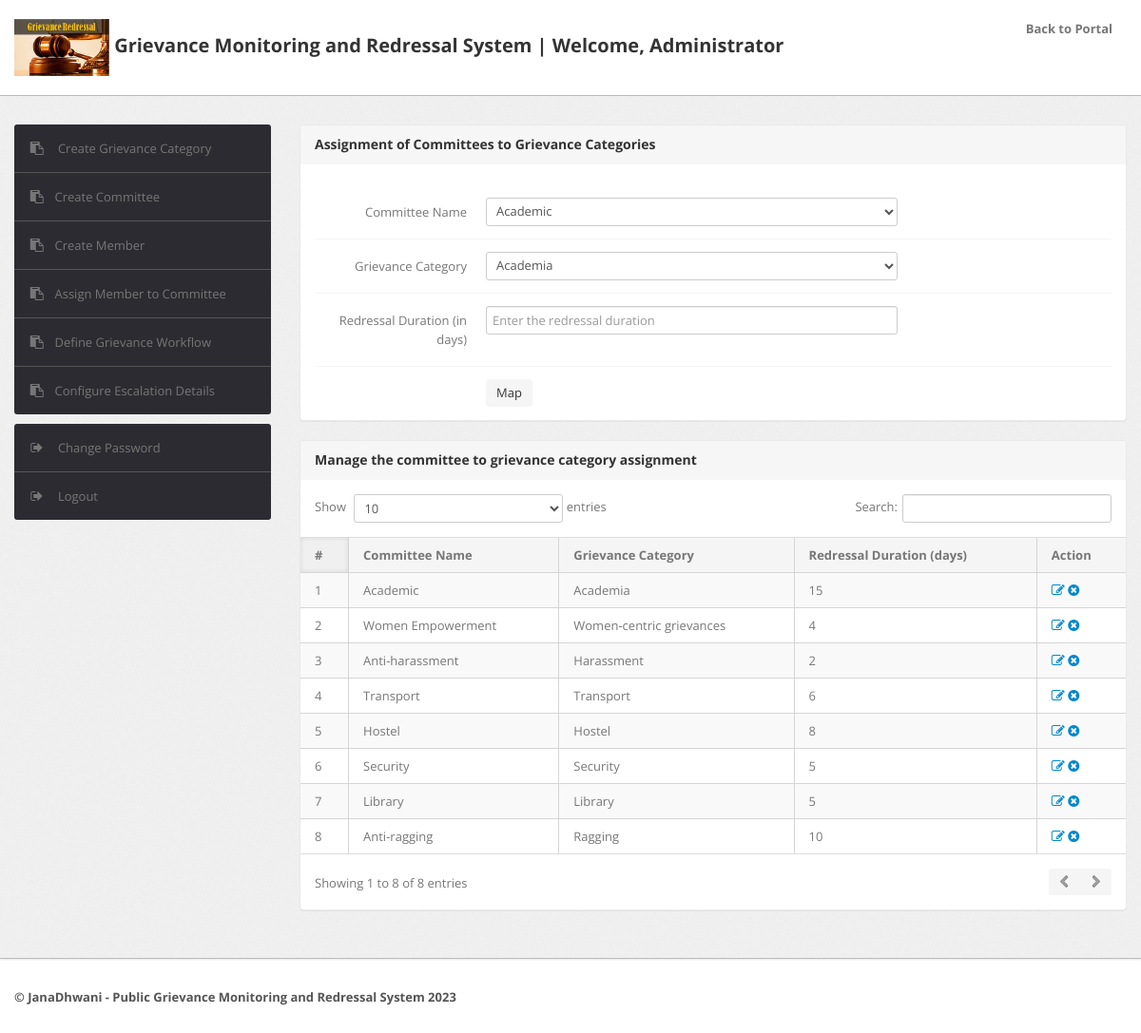
Before: /admin/workflow.php (signed in) with the older database file.
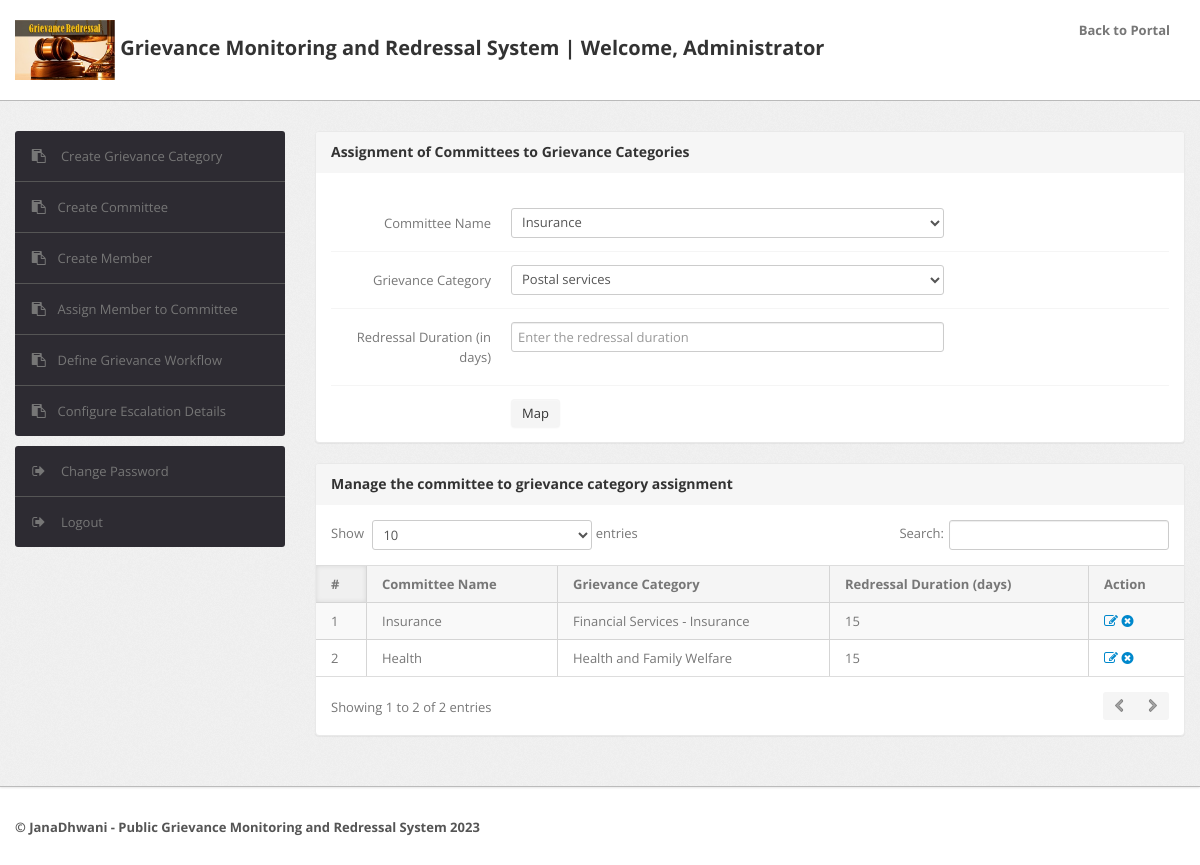
After: the same page with the newer database file.
### tables this page shows
CREATE TABLE `committee` (
  `id` int(11) NOT NULL,
  `committeeName` varchar(255) NOT NULL,
  `committeeDescription` tinytext NOT NULL,
  `loginName` varchar(255) NOT NULL,
  `password` varchar(255) NOT NULL,
  `email` varchar(255) DEFAULT NULL,
  `mobile` bigint(11) DEFAULT NULL,
  `postingDate` timestamp NOT NULL DEFAULT current_timestamp(),
  `updationDate` varchar(255) NOT NULL
);

CREATE TABLE `category` (
  `id` int(11) NOT NULL,
  `categoryName` varchar(255) NOT NULL,
  `categoryDescription` longtext NOT NULL,
  `creationDate` timestamp NOT NULL DEFAULT current_timestamp(),
  `updationDate` varchar(255) NOT NULL,
  `priority` varchar(15) NOT NULL DEFAULT 'Low'
);

### admin/workflow.php (the view, shortened to what this page needs)
<?php
include('include/config.php');
if(strlen($_SESSION['alogin'])==0)
	{
header('location:index.php');
}
else{
?>
<!DOCTYPE html>
<html lang="en">
<head>
	<link type="text/css" href="bootstrap/css/bootstrap.min.css" rel="stylesheet">
	<link type="text/css" href="bootstrap/css/bootstrap-responsive.min.css" rel="stylesheet">
	<link type="text/css" href="css/theme.css" rel="stylesheet">
	<link type="text/css" href="images/icons/css/font-awesome.css" rel="stylesheet">
</head>
<body>
<?php include('include/header.php');?>
	<div class="wrapper">
		<div class="container">
			<div class="row">
<?php include('include/sidebar.php');?>
			<div class="span9">
					<div class="content">
						<div class="module">
							<div class="module-head">
								<h3>Assignment of Committees to Grievance Categories</h3>
							</div>
							<div class="module-body">
									<br />
<form class="form-horizontal row-fluid" name="Workflow" method="post" >
<div class="control-group">
<label class="control-label" for="basicinput">Committee Name</label>
<div class="controls">
<select name="committee" class="span8 tip" required>
<?php
$query=mysqli_query($bd,"select * from committee");
while($row=mysqli_fetch_array($query))
{
?>
<option value="<?php echo htmlentities($row['id']);?>"><?php echo htmlentities($row['committeeName']);?></option>
<?php } ?>
</select>
</div>
</div>
<div class="control-group">
<label class="control-label" for="basicinput">Grievance Category</label>
<div class="controls">
<select name="category" class="span8 tip" required>
<?php
$query=mysqli_query($bd,"select * from category");
while($row=mysqli_fetch_array($query))
{
?>
<option value="<?php echo htmlentities($row['id']);?>"><?php echo htmlentities($row['categoryName']);?></option>
<?php } ?>
</select>
</div>
</div>
<div class="control-group">
<label class="control-label" for="basicinput">Redressal Duration (in days)</label>
<div class="controls">
<input type="text" placeholder="Enter the redressal duration"  name="redressalDuration" class="span8 tip" required>
</div>
</div>
	<div class="control-group">
											<div class="controls">
												<button type="submit" name="submit" class="btn">Map</button>
											</div>
										</div>
									</form>
							</div>
						</div>
	<div class="module">
							<div class="module-head">
								<h3>Manage the committee to grievance category assignment</h3>
							</div>
							<div class="module-body table">
								<table cellpadding="0" cellspacing="0" border="0" class="datatable-1 table table-bordered table-striped	 display" width="100%">
									<thead>
										<tr>
											<th>#</th>
											<th>Committee Name</th>
											<th>Grievance Category</th>
											<th>Redressal Duration (days)</th>
											<th>Action</th>
										</tr>
									</thead>
									<tbody>
<?php $query=mysqli_query($bd,"select a.id, c.committeeName, m.categoryName, a.redressalDuration from committee c, category m, `committee-category-mapping` a where c.id=a.committeeId and m.id=a.categoryId");
$cnt=1;
while($row=mysqli_fetch_array($query))
{
?>
										<tr>
											<td><?php echo htmlentities($cnt);?></td>
											<td><?php echo htmlentities($row['committeeName']);?></td>
											<td><?php echo htmlentities($row['categoryName']);?></td>
											<td><?php echo htmlentities($row['redressalDuration']);?></td>
										<td>
										<a href="edit-workflow.php?id=<?php echo $row['id']?>" ><i class="icon-edit"></i></a>
										<a href="workflow.php?id=<?php echo $row['id']?>&del=delete" onClick="return confirm('Are you sure you want to delete?')"><i class="icon-remove-sign"></i></a></td>
										</tr>
										<?php $cnt=$cnt+1; } ?>
								</table>
							</div>
						</div>
					</div>
				</div>
			</div>
		</div>
	</div>
<?php include('include/footer.php');?>
</body>
<?php } ?>

Changed rows visible on the page:
removed committee-category-mapping: committeeId.committeeName "Anti-harassment", categoryId.categoryName "Harassment", redressalDuration "2"
removed committee-category-mapping: committeeId.committeeName "Transport", categoryId.categoryName "Transport", redressalDuration "6"
removed committee-category-mapping: committeeId.committeeName "Hostel", categoryId.categoryName "Hostel", redressalDuration "8"
removed committee-category-mapping: committeeId.committeeName "Security", categoryId.categoryName "Security", redressalDuration "5"
removed committee-category-mapping: committeeId.committeeName "Library", categoryId.categoryName "Library", redressalDuration "5"
removed committee-category-mapping: committeeId.committeeName "Anti-ragging", categoryId.categoryName "Ragging", redressalDuration "10"
changed committee-category-mapping: committeeId.committeeName "Academic" → "Insurance"; categoryId.categoryName "Academia" → "Financial Services - Insurance"
changed committee-category-mapping: committeeId.committeeName "Women Empowerment" → "Health"; categoryId.categoryName "Women-centric grievances" → "Health and Family Welfare"; redressalDuration "4" → "15"
Other visible differences:
form field committee: "Academic" → "Insurance"
form field category: "Academia" → "Postal services"
text written by a page script: "Show entries Search: Showing 1 to 8 of 8 entries" → "Show entries Search: Showing 1 to 2 of 2 entries"
